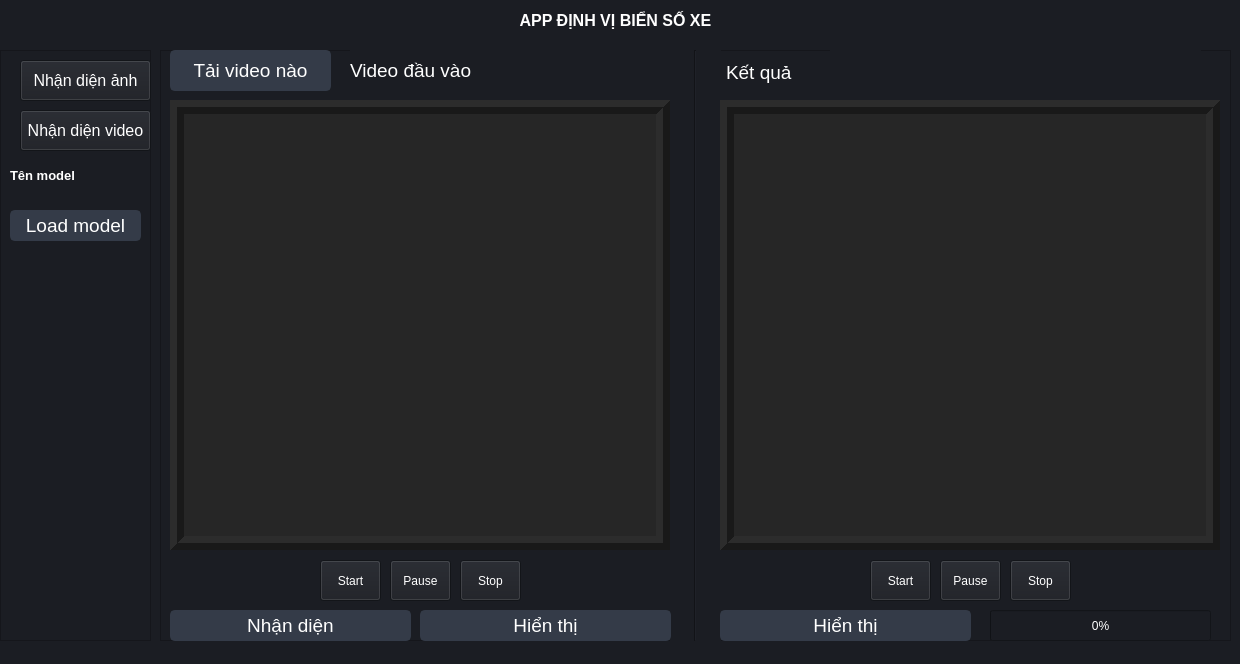
<?xml version="1.0" encoding="UTF-8"?>
<ui version="4.0">
 <class>MainWindow</class>
 <widget class="QMainWindow" name="MainWindow">
  <property name="geometry">
   <rect>
    <x>0</x>
    <y>0</y>
    <width>1240</width>
    <height>664</height>
   </rect>
  </property>
  <property name="windowTitle">
   <string>MainWindow</string>
  </property>
  <property name="styleSheet">
   <string notr="true">background-color: rgb(27, 29, 35); color:white</string>
  </property>
  <widget class="QWidget" name="centralwidget">
   <widget class="QLabel" name="title">
    <property name="geometry">
     <rect>
      <x>0</x>
      <y>0</y>
      <width>1231</width>
      <height>41</height>
     </rect>
    </property>
    <property name="font">
     <font>
      <family>Segoe UI</family>
      <pointsize>12</pointsize>
      <weight>75</weight>
      <bold>true</bold>
     </font>
    </property>
    <property name="styleSheet">
     <string notr="true"/>
    </property>
    <property name="text">
     <string>APP ĐỊNH VỊ BIỂN SỐ XE</string>
    </property>
    <property name="alignment">
     <set>Qt::AlignCenter</set>
    </property>
   </widget>
   <widget class="QFrame" name="frameImage">
    <property name="geometry">
     <rect>
      <x>160</x>
      <y>50</y>
      <width>1071</width>
      <height>591</height>
     </rect>
    </property>
    <property name="frameShape">
     <enum>QFrame::StyledPanel</enum>
    </property>
    <property name="frameShadow">
     <enum>QFrame::Raised</enum>
    </property>
    <widget class="QPushButton" name="btnHienThiInput">
     <property name="geometry">
      <rect>
       <x>260</x>
       <y>510</y>
       <width>251</width>
       <height>51</height>
      </rect>
     </property>
     <property name="font">
      <font>
       <pointsize>14</pointsize>
      </font>
     </property>
     <property name="styleSheet">
      <string notr="true">QPushButton {
	border: 2px solid rgb(52, 59, 72);
	border-radius: 5px;	
	background-color: rgb(52, 59, 72);
}
QPushButton:hover {
	background-color: rgb(57, 65, 80);
	border: 2px solid rgb(61, 70, 86);
}
QPushButton:pressed {	
	background-color: rgb(35, 40, 49);
	border: 2px solid rgb(43, 50, 61);
}</string>
     </property>
     <property name="text">
      <string>Hiển thị</string>
     </property>
    </widget>
    <widget class="Line" name="line">
     <property name="geometry">
      <rect>
       <x>510</x>
       <y>0</y>
       <width>51</width>
       <height>591</height>
      </rect>
     </property>
     <property name="orientation">
      <enum>Qt::Vertical</enum>
     </property>
    </widget>
    <widget class="QLabel" name="imgChuaDetect">
     <property name="geometry">
      <rect>
       <x>10</x>
       <y>50</y>
       <width>500</width>
       <height>450</height>
      </rect>
     </property>
     <property name="styleSheet">
      <string notr="true">QLabel{
	background: rgb(38, 38, 38)
}</string>
     </property>
     <property name="frameShape">
      <enum>QFrame::Box</enum>
     </property>
     <property name="frameShadow">
      <enum>QFrame::Raised</enum>
     </property>
     <property name="lineWidth">
      <number>7</number>
     </property>
     <property name="text">
      <string/>
     </property>
    </widget>
    <widget class="QPushButton" name="btnDetectImage">
     <property name="geometry">
      <rect>
       <x>10</x>
       <y>510</y>
       <width>241</width>
       <height>51</height>
      </rect>
     </property>
     <property name="font">
      <font>
       <pointsize>14</pointsize>
      </font>
     </property>
     <property name="styleSheet">
      <string notr="true">QPushButton {
	border: 2px solid rgb(52, 59, 72);
	border-radius: 5px;	
	background-color: rgb(52, 59, 72);
}
QPushButton:hover {
	background-color: rgb(57, 65, 80);
	border: 2px solid rgb(61, 70, 86);
}
QPushButton:pressed {	
	background-color: rgb(35, 40, 49);
	border: 2px solid rgb(43, 50, 61);
}</string>
     </property>
     <property name="text">
      <string>Nhận diện</string>
     </property>
    </widget>
    <widget class="QLabel" name="imgDaDetect">
     <property name="geometry">
      <rect>
       <x>560</x>
       <y>50</y>
       <width>500</width>
       <height>450</height>
      </rect>
     </property>
     <property name="styleSheet">
      <string notr="true">QLabel{
	background: rgb(38, 38, 38)
}</string>
     </property>
     <property name="frameShape">
      <enum>QFrame::Box</enum>
     </property>
     <property name="frameShadow">
      <enum>QFrame::Raised</enum>
     </property>
     <property name="lineWidth">
      <number>7</number>
     </property>
     <property name="text">
      <string/>
     </property>
    </widget>
    <widget class="QPushButton" name="btnTaiAnh">
     <property name="geometry">
      <rect>
       <x>10</x>
       <y>0</y>
       <width>161</width>
       <height>41</height>
      </rect>
     </property>
     <property name="font">
      <font>
       <pointsize>14</pointsize>
      </font>
     </property>
     <property name="styleSheet">
      <string notr="true">QPushButton {
	border: 2px solid rgb(52, 59, 72);
	border-radius: 5px;	
	background-color: rgb(52, 59, 72);
}
QPushButton:hover {
	background-color: rgb(57, 65, 80);
	border: 2px solid rgb(61, 70, 86);
}
QPushButton:pressed {	
	background-color: rgb(35, 40, 49);
	border: 2px solid rgb(43, 50, 61);
}</string>
     </property>
     <property name="text">
      <string>Tải ảnh nào</string>
     </property>
    </widget>
    <widget class="QLabel" name="lbKetQua">
     <property name="geometry">
      <rect>
       <x>566</x>
       <y>2</y>
       <width>101</width>
       <height>41</height>
      </rect>
     </property>
     <property name="font">
      <font>
       <pointsize>14</pointsize>
      </font>
     </property>
     <property name="text">
      <string>Kết quả</string>
     </property>
    </widget>
    <widget class="QLabel" name="lbAnhDauVao">
     <property name="geometry">
      <rect>
       <x>190</x>
       <y>0</y>
       <width>321</width>
       <height>41</height>
      </rect>
     </property>
     <property name="font">
      <font>
       <pointsize>14</pointsize>
      </font>
     </property>
     <property name="text">
      <string>Ảnh đầu vào</string>
     </property>
    </widget>
    <widget class="QLabel" name="lbThoiGian">
     <property name="geometry">
      <rect>
       <x>680</x>
       <y>0</y>
       <width>371</width>
       <height>41</height>
      </rect>
     </property>
     <property name="font">
      <font>
       <pointsize>14</pointsize>
      </font>
     </property>
     <property name="text">
      <string/>
     </property>
    </widget>
    <widget class="QPushButton" name="btnHienThiOutput">
     <property name="geometry">
      <rect>
       <x>560</x>
       <y>510</y>
       <width>251</width>
       <height>51</height>
      </rect>
     </property>
     <property name="font">
      <font>
       <pointsize>14</pointsize>
      </font>
     </property>
     <property name="styleSheet">
      <string notr="true">QPushButton {
	border: 2px solid rgb(52, 59, 72);
	border-radius: 5px;	
	background-color: rgb(52, 59, 72);
}
QPushButton:hover {
	background-color: rgb(57, 65, 80);
	border: 2px solid rgb(61, 70, 86);
}
QPushButton:pressed {	
	background-color: rgb(35, 40, 49);
	border: 2px solid rgb(43, 50, 61);
}</string>
     </property>
     <property name="text">
      <string>Hiển thị</string>
     </property>
    </widget>
    <widget class="QFrame" name="frameVideo">
     <property name="geometry">
      <rect>
       <x>0</x>
       <y>0</y>
       <width>1071</width>
       <height>591</height>
      </rect>
     </property>
     <property name="font">
      <font>
       <pointsize>14</pointsize>
      </font>
     </property>
     <property name="frameShape">
      <enum>QFrame::StyledPanel</enum>
     </property>
     <property name="frameShadow">
      <enum>QFrame::Raised</enum>
     </property>
     <widget class="Line" name="line_2">
      <property name="geometry">
       <rect>
        <x>510</x>
        <y>0</y>
        <width>51</width>
        <height>591</height>
       </rect>
      </property>
      <property name="orientation">
       <enum>Qt::Vertical</enum>
      </property>
     </widget>
     <widget class="QLabel" name="videoChuaDetect">
      <property name="geometry">
       <rect>
        <x>10</x>
        <y>50</y>
        <width>500</width>
        <height>450</height>
       </rect>
      </property>
      <property name="styleSheet">
       <string notr="true">QLabel{
	background: rgb(38, 38, 38)
}</string>
      </property>
      <property name="frameShape">
       <enum>QFrame::Box</enum>
      </property>
      <property name="frameShadow">
       <enum>QFrame::Raised</enum>
      </property>
      <property name="lineWidth">
       <number>7</number>
      </property>
      <property name="text">
       <string/>
      </property>
     </widget>
     <widget class="QPushButton" name="btnDetectVideo">
      <property name="geometry">
       <rect>
        <x>10</x>
        <y>560</y>
        <width>241</width>
        <height>31</height>
       </rect>
      </property>
      <property name="font">
       <font>
        <pointsize>14</pointsize>
       </font>
      </property>
      <property name="styleSheet">
       <string notr="true">QPushButton {
	border: 2px solid rgb(52, 59, 72);
	border-radius: 5px;	
	background-color: rgb(52, 59, 72);
}
QPushButton:hover {
	background-color: rgb(57, 65, 80);
	border: 2px solid rgb(61, 70, 86);
}
QPushButton:pressed {	
	background-color: rgb(35, 40, 49);
	border: 2px solid rgb(43, 50, 61);
}</string>
      </property>
      <property name="text">
       <string>Nhận diện</string>
      </property>
     </widget>
     <widget class="QLabel" name="videoDaDetect">
      <property name="geometry">
       <rect>
        <x>560</x>
        <y>50</y>
        <width>500</width>
        <height>450</height>
       </rect>
      </property>
      <property name="styleSheet">
       <string notr="true">QLabel{
	background: rgb(38, 38, 38)
}</string>
      </property>
      <property name="frameShape">
       <enum>QFrame::Box</enum>
      </property>
      <property name="frameShadow">
       <enum>QFrame::Raised</enum>
      </property>
      <property name="lineWidth">
       <number>7</number>
      </property>
      <property name="text">
       <string/>
      </property>
     </widget>
     <widget class="QPushButton" name="btnTaiVideo">
      <property name="geometry">
       <rect>
        <x>10</x>
        <y>0</y>
        <width>161</width>
        <height>41</height>
       </rect>
      </property>
      <property name="font">
       <font>
        <pointsize>14</pointsize>
       </font>
      </property>
      <property name="styleSheet">
       <string notr="true">QPushButton {
	border: 2px solid rgb(52, 59, 72);
	border-radius: 5px;	
	background-color: rgb(52, 59, 72);
}
QPushButton:hover {
	background-color: rgb(57, 65, 80);
	border: 2px solid rgb(61, 70, 86);
}
QPushButton:pressed {	
	background-color: rgb(35, 40, 49);
	border: 2px solid rgb(43, 50, 61);
}</string>
      </property>
      <property name="text">
       <string>Tải video nào</string>
      </property>
     </widget>
     <widget class="QLabel" name="lbKetQuaVideo">
      <property name="geometry">
       <rect>
        <x>566</x>
        <y>2</y>
        <width>101</width>
        <height>41</height>
       </rect>
      </property>
      <property name="font">
       <font>
        <pointsize>14</pointsize>
       </font>
      </property>
      <property name="text">
       <string>Kết quả</string>
      </property>
     </widget>
     <widget class="QLabel" name="lbVideoInput">
      <property name="geometry">
       <rect>
        <x>190</x>
        <y>0</y>
        <width>321</width>
        <height>41</height>
       </rect>
      </property>
      <property name="font">
       <font>
        <pointsize>14</pointsize>
       </font>
      </property>
      <property name="text">
       <string>Video đầu vào</string>
      </property>
     </widget>
     <widget class="QLabel" name="lbThoiGianVideo">
      <property name="geometry">
       <rect>
        <x>670</x>
        <y>0</y>
        <width>371</width>
        <height>41</height>
       </rect>
      </property>
      <property name="font">
       <font>
        <pointsize>14</pointsize>
       </font>
      </property>
      <property name="text">
       <string/>
      </property>
     </widget>
     <widget class="QPushButton" name="btnHienThiInputVideo">
      <property name="geometry">
       <rect>
        <x>260</x>
        <y>560</y>
        <width>251</width>
        <height>31</height>
       </rect>
      </property>
      <property name="font">
       <font>
        <pointsize>14</pointsize>
       </font>
      </property>
      <property name="styleSheet">
       <string notr="true">QPushButton {
	border: 2px solid rgb(52, 59, 72);
	border-radius: 5px;	
	background-color: rgb(52, 59, 72);
}
QPushButton:hover {
	background-color: rgb(57, 65, 80);
	border: 2px solid rgb(61, 70, 86);
}
QPushButton:pressed {	
	background-color: rgb(35, 40, 49);
	border: 2px solid rgb(43, 50, 61);
}</string>
      </property>
      <property name="text">
       <string>Hiển thị</string>
      </property>
     </widget>
     <widget class="QPushButton" name="btnHienThiOutputVideo">
      <property name="geometry">
       <rect>
        <x>560</x>
        <y>560</y>
        <width>251</width>
        <height>31</height>
       </rect>
      </property>
      <property name="font">
       <font>
        <pointsize>14</pointsize>
       </font>
      </property>
      <property name="styleSheet">
       <string notr="true">QPushButton {
	border: 2px solid rgb(52, 59, 72);
	border-radius: 5px;	
	background-color: rgb(52, 59, 72);
}
QPushButton:hover {
	background-color: rgb(57, 65, 80);
	border: 2px solid rgb(61, 70, 86);
}
QPushButton:pressed {	
	background-color: rgb(35, 40, 49);
	border: 2px solid rgb(43, 50, 61);
}</string>
      </property>
      <property name="text">
       <string>Hiển thị</string>
      </property>
     </widget>
     <widget class="QPushButton" name="btnStartInputVideo">
      <property name="geometry">
       <rect>
        <x>160</x>
        <y>510</y>
        <width>61</width>
        <height>41</height>
       </rect>
      </property>
      <property name="text">
       <string>Start</string>
      </property>
     </widget>
     <widget class="QPushButton" name="btnPauseInputVideo">
      <property name="geometry">
       <rect>
        <x>230</x>
        <y>510</y>
        <width>61</width>
        <height>41</height>
       </rect>
      </property>
      <property name="text">
       <string>Pause</string>
      </property>
     </widget>
     <widget class="QPushButton" name="btnStopInputVideo">
      <property name="geometry">
       <rect>
        <x>300</x>
        <y>510</y>
        <width>61</width>
        <height>41</height>
       </rect>
      </property>
      <property name="text">
       <string>Stop</string>
      </property>
     </widget>
     <widget class="QPushButton" name="btnStopOutputVideo">
      <property name="geometry">
       <rect>
        <x>850</x>
        <y>510</y>
        <width>61</width>
        <height>41</height>
       </rect>
      </property>
      <property name="text">
       <string>Stop</string>
      </property>
     </widget>
     <widget class="QPushButton" name="btnStartOutputVideo">
      <property name="geometry">
       <rect>
        <x>710</x>
        <y>510</y>
        <width>61</width>
        <height>41</height>
       </rect>
      </property>
      <property name="text">
       <string>Start</string>
      </property>
     </widget>
     <widget class="QPushButton" name="btnPauseOutputVideo">
      <property name="geometry">
       <rect>
        <x>780</x>
        <y>510</y>
        <width>61</width>
        <height>41</height>
       </rect>
      </property>
      <property name="text">
       <string>Pause</string>
      </property>
     </widget>
     <widget class="QProgressBar" name="pbVideoDetect">
      <property name="geometry">
       <rect>
        <x>830</x>
        <y>560</y>
        <width>221</width>
        <height>31</height>
       </rect>
      </property>
      <property name="value">
       <number>0</number>
      </property>
     </widget>
    </widget>
   </widget>
   <widget class="QFrame" name="frame_2">
    <property name="geometry">
     <rect>
      <x>0</x>
      <y>50</y>
      <width>151</width>
      <height>591</height>
     </rect>
    </property>
    <property name="frameShape">
     <enum>QFrame::StyledPanel</enum>
    </property>
    <property name="frameShadow">
     <enum>QFrame::Raised</enum>
    </property>
    <widget class="QPushButton" name="btnLoadModel">
     <property name="geometry">
      <rect>
       <x>10</x>
       <y>160</y>
       <width>131</width>
       <height>31</height>
      </rect>
     </property>
     <property name="font">
      <font>
       <pointsize>14</pointsize>
      </font>
     </property>
     <property name="styleSheet">
      <string notr="true">QPushButton {
	border: 2px solid rgb(52, 59, 72);
	border-radius: 5px;	
	background-color: rgb(52, 59, 72);
}
QPushButton:hover {
	background-color: rgb(57, 65, 80);
	border: 2px solid rgb(61, 70, 86);
}
QPushButton:pressed {	
	background-color: rgb(35, 40, 49);
	border: 2px solid rgb(43, 50, 61);
}</string>
     </property>
     <property name="text">
      <string>Load model</string>
     </property>
    </widget>
    <widget class="QLabel" name="lbTenModel">
     <property name="geometry">
      <rect>
       <x>10</x>
       <y>110</y>
       <width>131</width>
       <height>31</height>
      </rect>
     </property>
     <property name="font">
      <font>
       <family>Segoe UI</family>
       <pointsize>10</pointsize>
       <weight>75</weight>
       <bold>true</bold>
      </font>
     </property>
     <property name="styleSheet">
      <string notr="true"/>
     </property>
     <property name="text">
      <string>Tên model</string>
     </property>
    </widget>
    <widget class="QLabel" name="status">
     <property name="geometry">
      <rect>
       <x>20</x>
       <y>210</y>
       <width>121</width>
       <height>61</height>
      </rect>
     </property>
     <property name="font">
      <font>
       <pointsize>14</pointsize>
      </font>
     </property>
     <property name="text">
      <string/>
     </property>
    </widget>
    <widget class="QPushButton" name="btnImageMode">
     <property name="geometry">
      <rect>
       <x>20</x>
       <y>10</y>
       <width>131</width>
       <height>41</height>
      </rect>
     </property>
     <property name="font">
      <font>
       <pointsize>12</pointsize>
      </font>
     </property>
     <property name="text">
      <string>Nhận diện ảnh</string>
     </property>
    </widget>
    <widget class="QPushButton" name="btnVideoMode">
     <property name="geometry">
      <rect>
       <x>20</x>
       <y>60</y>
       <width>131</width>
       <height>41</height>
      </rect>
     </property>
     <property name="font">
      <font>
       <pointsize>12</pointsize>
      </font>
     </property>
     <property name="text">
      <string>Nhận diện video</string>
     </property>
    </widget>
   </widget>
  </widget>
  <widget class="QStatusBar" name="statusbar"/>
 </widget>
 <resources/>
 <connections/>
</ui>
